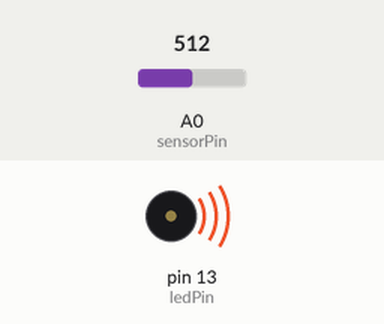
Bench run of a sketch on a simulated Arduino Uno, built with avr-gcc and run on an emulated ATmega328P. On the bench: buzzer (waves = sounding). The test bench sets the inputs (shaded band); at power-on: A0 (sensorPin) = 512. What the sketch prints to the serial monitor is not drawn.

Above: at 0.1 s.
Timing chart, 0 to 1.6 s (numbered marks = the images above):
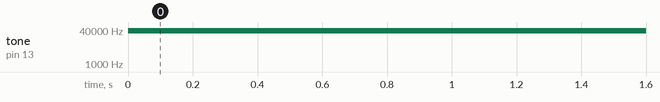

The sketch:

FrequencyGenerator.ino
```cpp
int sensorPin = A0;    // select the input pin for the potentiometer
int ledPin = 13;      // select the pin for the LED
int sensorValue = 0;  // variable to store the value coming from the sensor
int reactionTimen = 1000; // time between reads of potentiometr.

unsigned int minFrequency = 10000; //min frequency (31 Hz is real min)
unsigned int maxFrequency = 65535; //max frequency (65535 Hz is real maximum)
unsigned int maxInput = 1023;
unsigned int frequency;

bool isStarted = false;

void setup() {
  Serial.begin(9600);
  frequency =0;
}

void loop() {

  sensorValue = analogRead(sensorPin);
  unsigned int newFrequency = GetFrequency(sensorValue);
  if (newFrequency != frequency)
  {
    if(frequency >0)
      noTone(ledPin);
    frequency = newFrequency;
    Serial.print(sensorValue);
    Serial.print(" got from sensor; ");
    tone(ledPin, frequency);
    Serial.print(frequency);
    Serial.println(" Hz");
  }
  delay(reactionTimen);
}

unsigned int GetFrequency(int sensorInput)
{
  return (unsigned int)((float)(maxFrequency - minFrequency)/maxInput * sensorInput) + minFrequency;
}
```

Measured:
- by itself, tone on pin 13 (ledPin): silent → 37794 Hz at 0.00 s
